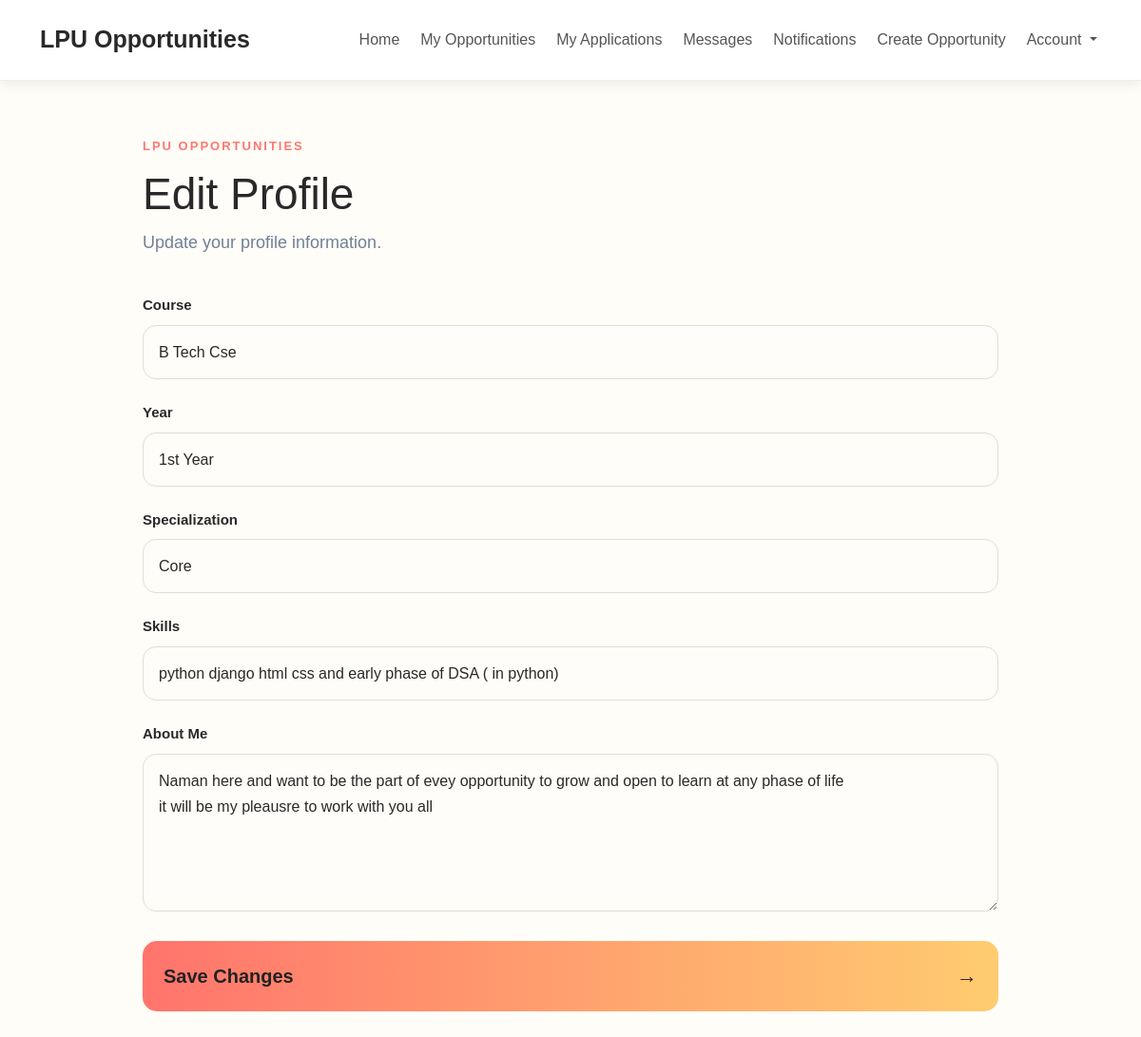
Page /profile/edit/ (signed in) on the committed database.
### home/models.py (models this page shows, shortened)
class Profile(models.Model):
    user = models.OneToOneField(User, on_delete=models.CASCADE)
    student_id = models.CharField(
        max_length=30,
        unique=True,
        null=True,
        blank=True
    )
    phone_number = models.CharField(
        max_length=15,
        unique=True,
        null=True,
        blank=True
    )
    email = models.EmailField(
        unique=True,
        null=True,
        blank=True
    )
    email_verified = models.BooleanField(default=False)
    notifications_enabled = models.BooleanField(default=True)
    email_otp = models.CharField(
        max_length=6,
        blank=True,
        null=True
    )
    otp_created_at = models.DateTimeField(
        blank=True,
        null=True
    )
    otp_attempts = models.IntegerField(default=0)
    course = models.CharField(
    max_length=100,
    blank=True
    )
    year = models.CharField(
    max_length=30,
    blank=True
    )
    specialization = models.CharField(
    max_length=100,
    blank=True
    )
    skills = models.CharField(
    max_length=300,
    blank=True
    )
    bio = models.TextField(blank=True)

### home/views.py (the view, shortened to what this page needs)
@login_required
def edit_profile(request):
    profile = Profile.objects.get(user=request.user)
    return render(request, "edit_profile.html", {
        "profile": profile
    })

### templates/edit_profile.html (shortened to what this page needs)
{% extends "base.html" %}
{% block content %}
<div class="profile-page">
    <div class="profile-card">
        <p class="small-heading">LPU OPPORTUNITIES</p>
        {% if not profile.course and not profile.year and not profile.specialization and not profile.skills and not profile.bio %}
            <h1>Create Profile</h1>
            <p class="login-subtitle">
                Complete your profile to continue.
            </p>
        {% else %}
            <h1>Edit Profile</h1>
            <p class="login-subtitle">
                Update your profile information.
            </p>
        {% endif %}
        <form method="POST">
            <div class="login-field">
                <label>Course</label>
                <input
                    type="text"
                    name="course"
                    value="{{ profile.course }}"
                    placeholder="e.g. B.Tech CSE"
                    required
                >
            </div>
            <div class="login-field">
                <label>Year</label>
                <input
                    type="text"
                    name="year"
                    value="{{ profile.year }}"
                    placeholder="e.g. 2nd Year"
                    required
                >
            </div>
            <div class="login-field">
                <label>Specialization</label>
                <input
                    type="text"
                    name="specialization"
                    value="{{ profile.specialization }}"
                    placeholder="e.g. AI & Machine Learning"
                    required
                >
            </div>
            <div class="login-field">
                <label>Skills</label>
                <input
                    type="text"
                    name="skills"
                    value="{{ profile.skills }}"
                    placeholder="e.g. Python, Django, SQL"
                    required
                >
            </div>
            <div class="login-field">
                <label>About Me</label>
                <textarea
                    name="bio"
                    rows="5"
                    placeholder="Tell others about yourself..."
                    required
                >{{ profile.bio }}</textarea>
            </div>
            <button type="submit" class="login-button">
                {% if not profile.course and not profile.year and not profile.specialization and not profile.skills and not profile.bio %}
                    <span>Create Profile</span>
                {% else %}
                    <span>Save Changes</span>
                {% endif %}
                <span>→</span>
            </button>
        </form>
    </div>
</div>
{% endblock %}

### static/style.css (style rules this page uses)
body { background: #fffdf8; color: #292929; font-family: Arial, sans-serif; margin: 0; }
h1, h2, h3 { color: #292929; }
.small-heading { color: #ff766f; font-size: 13px; font-weight: 700; letter-spacing: 2px; margin-bottom: 8px; }
.login-subtitle { color: #777777; font-size: 16px; margin-bottom: 30px; }
.login-field { margin-bottom: 20px; }
.login-field label { display: block; color: #444444; font-size: 14px; font-weight: 600; margin-bottom: 7px; }
.login-field input { display: block; width: 100%; box-sizing: border-box; padding: 13px 15px; border: 1px solid #ddd5c7; border-radius: 11px; background: #ffffff; font-size: 15px; outline: none; transition: 0.2s ease; }
.login-button { width: 100%; display: flex; align-items: center; justify-content: space-between; padding: 14px 18px; border: none; border-radius: 11px; background: linear-gradient( 135deg, #ff7770, #ffcb72 ); color: #292929; font-size: 17px; font-weight: 600; cursor: pointer; transition: 0.2s ease; }
.login-button span:last-child { font-size: 22px; }
.profile-page { max-width: 900px; margin: 0 auto; }
.profile-card { padding: 10px 0; }
.profile-card h1 { font-size: 46px; font-weight: 400; margin: 12px 0 8px; color: #292929; }
.profile-card .login-subtitle { color: #718096; font-size: 18px; margin-bottom: 38px; }
.profile-card { color: #292929; font-size: 17px; line-height: 1.7; }
.profile-page form { margin-top: 30px; }
.profile-page .login-field { margin-bottom: 22px; }
.profile-page .login-field label { display: block; margin-bottom: 8px; font-size: 15px; font-weight: 600; color: #292929; }
.profile-page .login-field input, .profile-page .login-field textarea { width: 100%; padding: 14px 16px; border: 1px solid #e2ddd4; border-radius: 14px; background: #fffdf9; font-size: 16px; color: #292929; outline: none; transition: 0.2s ease; }
.profile-page .login-field textarea { min-height: 150px; resize: vertical; }
.profile-page .login-button { display: flex; align-items: center; justify-content: space-between; width: 100%; margin-top: 8px; padding: 18px 22px; border: none; border-radius: 15px; background: linear-gradient( 90deg, #ff746c, #ffcc70 ); color: #222; font-size: 20px; font-weight: 600; cursor: pointer; transition: 0.2s ease; }

### rows in the picture
Profile: course "B Tech Cse", year "1st Year", specialization "Core", skills "python django html css and early phase of DSA ( in python)", bio "Naman here and want to be the part of evey opportunity to grow and open to learn at any phase of life it will be my pleausre to work with you all"
